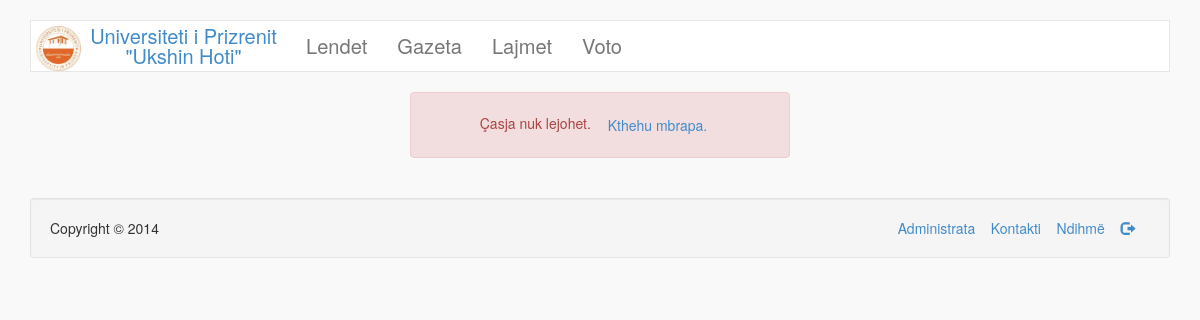
Page /ligjerata.php?id=1 (signed in) on the committed database.
### tables this page shows
CREATE TABLE IF NOT EXISTS `page_info` (
  `title` varchar(256) NOT NULL,
  `footer` varchar(256) NOT NULL,
  `activated` tinyint(1) NOT NULL,
  `logo` varchar(256) NOT NULL
);

CREATE TABLE IF NOT EXISTS `navbar` (
  `ID` int(11) NOT NULL AUTO_INCREMENT,
  `emri` varchar(250) NOT NULL,
  `link` varchar(250) NOT NULL,
  `enabled` tinyint(1) NOT NULL,
  PRIMARY KEY (`ID`)
);

CREATE TABLE IF NOT EXISTS `footer` (
  `1` int(11) NOT NULL AUTO_INCREMENT,
  `emri` varchar(250) NOT NULL,
  `link` varchar(250) NOT NULL,
  `enabled` tinyint(1) NOT NULL,
  PRIMARY KEY (`1`)
);

### classes/ligjerata.class.php (called while the page is built, shortened)
<?php
class Ligjerata{
	private $l_id = 0;
	function __construct($id){
		global $lidhja;
		$id = $lidhja->real_escape_string($id);
		$ligjerataQuery = $lidhja->query("SELECT id,emri,alias,link,id_l FROM ligjeratat WHERE id=$id");
		if($ligjerataQuery->num_rows){
			$ligjerata = $ligjerataQuery->fetch_assoc();
			$this->l_id = $ligjerata['id_l'];
		}
	}
	function getLID(){
		return $this->l_id;
	}
}
?>

### classes/lenda.class.php (called while the page is built, shortened)
<?php
class Lenda{
	private $drejtimi = 0;
	function __construct($id){
		global $lidhja;
		$lendaQuery = $lidhja->query("SELECT id,emri,drejtimi,semestri,kredi,p_id FROM lendet WHERE id=$id");
		if($lendaQuery->num_rows > 0){
			$lenda = $lendaQuery->fetch_assoc();
			$this->drejtimi = $lenda['drejtimi'];
		}
	}
	function getDrejtimi(){
		return $this->drejtimi;
	}
}
?>

### classes/studenti.class.php (called while the page is built, shortened)
<?php
class Studenti{
	private $drejtimi = 0;
	function __construct($sid){
		global $lidhja;
		$studentQuery = $lidhja->query("SELECT ID,SID,emri,mbiemri,email,drejtimi,semestri,kredi,lokacioni,foto FROM studentet WHERE SID=$sid LIMIT 1");
	}
	function getDrejtimi(){
		return $this->drejtimi;
	}
}
?>

### classes/page.class.php (the view, shortened to what this page needs)
<?php
class Page{
	private $title = "Titulli faqes";
	private $footer = "Copyright 2014";
	private $logoLink = "panjohur";
	function __construct(){
		global $lidhja;
		$pageQuery = $lidhja->query('SELECT title,footer,activated,logo FROM page_info');
		if($pageQuery->num_rows == 1){
			$pageInfo = $pageQuery->fetch_assoc();
		}
		$this->title = $pageInfo['title'];
		$this->footer = $pageInfo['footer'];
		$this->logoLink = $pageInfo['logo'];
	}
	function getTitle(){
		return html_entity_decode($this->title);
	}
	function getLogo(){
		return $this->logoLink;
	}
	function getFooter(){
		return html_entity_decode($this->footer);
	}
	function headerNavbar(){
		global $lidhja;
		$navQuery = $lidhja->query("SELECT * FROM navbar WHERE enabled=1");
		if($navQuery->num_rows > 0){
			foreach($navQuery as $nav){
				echo '<li><a href="'.$nav['link'].'" class="text-primary">'.$nav['emri'].'</a></li>';
			}
		}
		else{
			return FALSE;
		}
	}
	function footerLinks(){
		global $lidhja;
		$footerLinksQuery = $lidhja->query("SELECT * FROM footer WHERE enabled=1");
		if($footerLinksQuery->num_rows > 0){
			foreach ($footerLinksQuery as $foo){
				if("dil" == strtolower($foo['emri'])){
					echo '<a href="'.$foo['link'].'"><span class="glyphicon glyphicon-log-out"></span></a> &nbsp;&nbsp;&nbsp;';
				}
				else{
					echo '<a href="'.$foo['link'].'">'.$foo['emri'].'</a> &nbsp;&nbsp;&nbsp;';
				}
			}
		}
		else{
			echo '';
		}
	}
}
?>

### ligjerata.php (shortened to what this page needs)
<?php
	include('includes/config.php');
if(!empty($_GET['id']) && $_GET['id'] > 0){
	$id = $lidhja->real_escape_string($_GET['id']);
	$ligjerata = new Ligjerata($id);
	$lenda = new Lenda($ligjerata->getLID());
	$studenti = new Studenti($_SESSION['s_id']);
	$page = new Page();
	if($lenda->getDrejtimi() != $studenti->getDrejtimi()){
		$lejo = FALSE;
	}
	elseif( !($lenda->getSemestri() <= $studenti->getSemestri()) ) {
		$lejo = FALSE;
	}
	else{
		$lejo = TRUE;
	}
}
else{
	header('Location: index.php');
	die();
}
?>
<!DOCTYPE html>
<html lang="en">
  <head>
    <link href="css/bootstrap.css" rel="stylesheet">
    <link href="css/style.css" rel="stylesheet">
  </head>
  <body>
  <br/>
  <div class="container">
  	<nav class="navbar navbar-default" role="navigation">
	  <div class="container-fluid">
	    <div class="navbar-header">
	      <a class="navbar-brand" href="index.php"><img src="<?php echo $page->getLogo(); ?>"/><?php echo $page->getTitle(); ?></a>
	    </div>
	    <div class="collapse navbar-collapse" id="bs-example-navbar-collapse-1">
	      <ul class="nav navbar-nav">
	        <?php $page->headerNavbar(); ?>
	      </ul>
	    </div>
	  </div>
	</nav>
	</div>
    <div class="container">
		<div class="row">
			<div class="col-md-12">
			<?php
				if(!$lejo){
					echo '	<div class="alert alert-danger col-md-4 col-md-offset-4 text-center">&Ccedilasja nuk lejohet.
					 <a href="index.php?faqja=lendet" class="btn btn-link">Kthehu mbrapa.</a>
					</div>';
				}
			?>
			</div>
		</div>
		<br/>
		<div class="well well-md text-left">
			<span><?php echo $page->getFooter(); ?></span>
			<span class="pull-right">
				<?php $page->footerLinks(); ?>
			</span>
		</div>
    </div>
  </body>
</html>

### css/style.css (style rules this page uses)
body { background-color: #f9f9f9; }
.navbar { border-radius: 0; }
.navbar-brand img { max-width: 18%; float:left; }
.navbar-default { background-color: #fff; }
.navbar-nav li > a { text-align: center; font-size: 1.4375em; -webkit-font-smoothing: antialiased; }
.navbar-default .navbar-brand { max-width:260px; color:#428bca; font-size: 20px; margin:0; padding:5px 5px; text-align: center; }

### rows in the picture
page_info: logo (picture), title "Universiteti i Prizrenit \"Ukshin Hoti\"", footer "Copyright © 2014"
navbar: emri "Lendet"
navbar: emri "Gazeta"
navbar: emri "Lajmet"
navbar: emri "Voto"
footer: emri "Administrata"
footer: emri "Kontakti"
footer: emri "Ndihmë"
